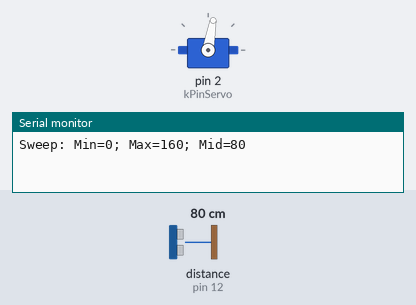
Bench run of a sketch on a simulated Arduino Uno, built with avr-gcc and run on an emulated ATmega328P. Shown: servo, the last lines printed to the serial monitor. Wiring (inferred from the names in the program): ultrasonic range finder: trigger pin 13; echo pin 12. The test bench sets the inputs (shaded band); at power-on: distance to the obstacle (sensor on pin 12) 80 cm. The echo pulse lasts 58.3 µs per cm.

Above: at 0.05 s.
At 0.8 s:
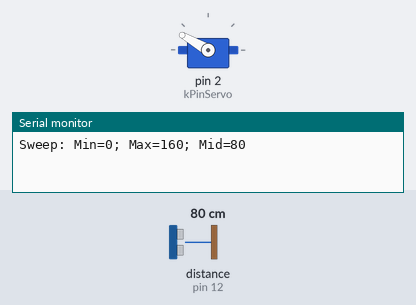
At 1.6 s:
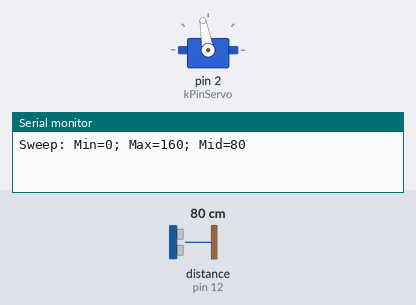
At 3.3 s:
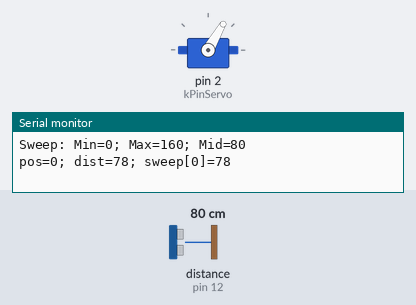
Timing chart, 0 to 7.9 s (numbered marks = the images above):
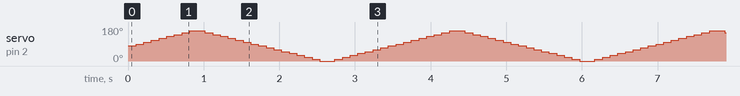

The sketch:

test_sonar.ino
```cpp
#include "cardetails.h"
#include "debug.h"
#include "delay.h"
#include "sonar.h"

CDelay        m_tDelay;
CSonar        m_tSonar;
unsigned long g_uTimeCurrent;

void
scanner()
{
	if ( m_tDelay.timesUp( g_uTimeCurrent ) )
	{
		m_tSonar.scan();
		if ( m_tSonar.isScanComplete() )
		{
			int nDist = m_tSonar.getMaxDistance();
			int nPos = m_tSonar.getMaxDistanceAngle();
			//m_tSonar.debugDumpSweep();
			DEBUG_PRINT( "pos=" );
			DEBUG_PRINT( nPos );
			DEBUG_PRINT( "; dist=" );
			DEBUG_PRINT( nDist );
			DEBUG_PRINT( "; sweep[" );
			DEBUG_PRINT( nPos );
			DEBUG_PRINT( "]=" );
			DEBUG_PRINTLN( m_tSonar.getDistanceAtAngle( nPos ) );
			// m_tSonar.debugDumpSweep();
			m_tSonar.sonarFillLow();
		}
	}
}

void
setup()
{
	Serial.begin( 9600 );
	m_tDelay.init( 100 );
	m_tSonar.init( kPinSonicTrig, kPinSonicEcho, kPinServo );
	m_tSonar.setSweepLimits( k_nServoMinSweep, k_nServoMaxSweep );
	m_tSonar.setServoMiddle();
	m_tSonar.sonarFillLow();
}

void
loop()
{
	g_uTimeCurrent = millis();
	scanner();
}
```

cardetails.h
```cpp
#ifndef H_CARDETAILS
#define H_CARDETAILS

#define CAR_MFG "LAFVIN"


//--- Pin Assignments ---------------------------
const uint8_t kPinMotorRightSpeed = 3;    // ENA gray (PWM)
const uint8_t kPinMotorRightFWD = 4;      // IN1 purple
const uint8_t kPinMotorRightREV = 5;      // IN2 blue
const uint8_t kPinMotorLeftFWD = 6;       // IN3 green
const uint8_t kPinMotorLeftREV = 7;       // IN4 yellow
const uint8_t kPinMotorLeftSpeed = 11;    // ENB orange (PWM)

const uint8_t kPinServo = 2;
const uint8_t kPinSonicEcho = 12;
const uint8_t kPinSonicTrig = 13;

const int k_nServoMaxSweep = 180 - 20;
const int k_nServoMinSweep = 0;


// range -30 to 30 (representing percentage) left is negative
const int kMotorAdjustment = -20;


#endif    // H_CARDETAILS
```

debug.h
```cpp
#ifndef H_DEBUG
#define H_DEBUG

#define _DEBUG

#if defined( _DEBUG )

#	define DEBUG_PRINT( s )   Serial.print( s )
#	define DEBUG_PRINTLN( s ) Serial.println( s )

#else

#	define DEBUG_PRINT( s )   ( 0 )
#	define DEBUG_PRINTLN( s ) ( 0 )

#endif    // _DEBUG

#endif    // H_DEBUG
```

delay.h
```cpp
#ifndef H_TIMER
#define H_TIMER


class CDelay
{
public:
	CDelay();
	CDelay( unsigned long nMilliSeconds );

public:
	void
	init( unsigned long nMilliSeconds );

	void
	newDelay( unsigned long nMilliSeconds );

	void
	reset();

	bool
	timesUp( unsigned long nCurrentTime );

protected:
	unsigned long m_nDelay;
	unsigned long m_nPreviousTime;
};


CDelay::CDelay()
		: m_nDelay( 250 )
		, m_nPreviousTime( 0 )
{}

CDelay::CDelay( unsigned long nMilliSeconds )
		: m_nDelay( nMilliSeconds )
		, m_nPreviousTime( 0 )
{}

void
CDelay::init( unsigned long nMilliSeconds )
{
	m_nDelay = nMilliSeconds;
	m_nPreviousTime = 0;
}

void
CDelay::newDelay( unsigned long nMilliSeconds )
{
	m_nDelay = nMilliSeconds;
}

void
CDelay::reset()
{
	m_nPreviousTime = 0;
}

bool
CDelay::timesUp( unsigned long nCurrentTime )
{
	if ( m_nDelay < nCurrentTime - m_nPreviousTime )
	{
		m_nPreviousTime = nCurrentTime;
		return true;
	}
	else
	{
		return false;
	}
}


#endif    // H_TIMER
```

sonar.h
```cpp
#ifndef H_SONAR
#define H_SONAR

#include "debug.h"
#include "sonic.h"
#include <Servo.h>


#define FULLSWEEP -1


/// class to abstract the combination of
/// a servo with a sonic sensor
class CSonar
{
public:
	CSonar();
	CSonar( int nSonicTrig, int nSonicEcho, int nServoPin );
	virtual ~CSonar();

public:
	void
	init( int nSonicTrig, int nSonicEcho, int nServoPin );

	void
	setSweepLimits( int nMin, int nMax );

	void
	setMiniSweepOffset( int nOffset );

	void
	setServoPosition( int nPos );

	void
	setServoMiddle();

	bool
	isServoMiddle();

	void
	scan( int nMin = -1, int nMax = -1 );

	void
	miniScan( int nMin = -1, int nMax = -1 );

	bool
	isScanComplete( int nMin = -1, int nMax = -1 );

	bool
	isMiniScanComplete( int nMin = -1, int nMax = -1 );

	void
	sonarFillLow();

	void
	sonarFillHigh();

	int
	getServoPosition();

	double
	getDistanceCm();

	int
	getAngleMid();

	uint16_t
	getDistanceAtAngle( int n );

	uint16_t
	getMaxDistance( int nMin = -1, int nMax = -1 );

	uint16_t
	getMinDistance( int nMin = -1, int nMax = -1 );

	uint16_t
	getMiniMaxDistance( int nMin = -1, int nMax = -1 );

	uint16_t
	getMiniMinDistance( int nMin = -1, int nMax = -1 );

	uint16_t
	getMaxDistanceAngle( int nMin = -1, int nMax = -1 );


	void
	debugDumpSweep();

protected:
	CSonic m_tSonic;
	Servo  m_tServo;
	int    m_nServoPos;
	int    m_nServoMin;
	int    m_nServoMax;
	int    m_nServoMid;
	int    m_nServoMiniMin;
	int    m_nServoMiniMax;
	enum SweepState
	{
		ASCEND,
		DESCEND
	} m_eSweepState;
	int      m_nSweepLow;
	int      m_nSweepHigh;
	uint16_t m_aSweep[180 + 1];
};


CSonar::CSonar()
		: m_tSonic()
		, m_tServo()
		, m_nServoPos( 0 )
		, m_nServoMin( 0 )
		, m_nServoMax( 180 )
		, m_nServoMid( 90 )
		, m_nServoMiniMin( 70 )
		, m_nServoMiniMax( 110 )
		, m_eSweepState( CSonar::ASCEND )
		, m_nSweepLow( 400 )
		, m_nSweepHigh( -1 )
{
	setSweepLimits( m_nServoMin, m_nServoMax );
	sonarFillLow();
}

CSonar::CSonar( int nSonicTrig, int nSonicEcho, int nServoPin )
		: m_tSonic()
		, m_tServo()
		, m_nServoPos( 0 )
		, m_nServoMin( 0 )
		, m_nServoMax( 180 )
		, m_nServoMid( 90 )
		, m_nServoMiniMin( 70 )
		, m_nServoMiniMax( 110 )
		, m_eSweepState( CSonar::ASCEND )
		, m_nSweepLow( 400 )
		, m_nSweepHigh( -1 )
{
	m_tSonic.init( nSonicTrig, nSonicEcho );
	m_tServo.attach( nServoPin );
	setSweepLimits( m_nServoMin, m_nServoMax );
	m_nServoPos = m_tServo.read();
	sonarFillLow();
}

CSonar::~CSonar()
{}

void
CSonar::init( int nSonicTrig, int nSonicEcho, int nServoPin )
{
	m_tSonic.init( nSonicTrig, nSonicEcho );
	m_tServo.attach( nServoPin );
}

void
CSonar::setSweepLimits( int nMin, int nMax )
{
	m_nServoMin = max( nMin, 0 );
	m_nServoMax = min( nMax, 180 );
	DEBUG_PRINT( "Sweep: Min=" );
	DEBUG_PRINT( m_nServoMin );
	DEBUG_PRINT( "; Max=" );
	DEBUG_PRINT( m_nServoMax );
	m_nServoMid = ( m_nServoMax - m_nServoMin ) / 2;
	DEBUG_PRINT( "; Mid=" );
	DEBUG_PRINTLN( m_nServoMid );
}

void
CSonar::setMiniSweepOffset( int nOffset )
{
	nOffset = min( max( nOffset, 0 ), 80 );
	m_nServoMiniMin = m_nServoMid - nOffset;
	m_nServoMiniMax = m_nServoMid + nOffset;
}

void
CSonar::setServoPosition( int nPos )
{
	// nPos = min( max( nPos, m_nServoMin ), m_nServoMax );
	m_tServo.write( nPos );
	m_nServoPos = nPos;
}

void
CSonar::setServoMiddle()
{
	setServoPosition( m_nServoMid );
}

bool
CSonar::isServoMiddle()
{
	return m_nServoMid == getServoPosition();
}

void
CSonar::scan( int nMin, int nMax )
{
	nMin = nMin < 0 ? m_nServoMin : nMin;
	nMax = nMax < 0 ? m_nServoMax : nMax;

	if ( m_nServoPos < nMin || nMax < m_nServoPos )
	{
		if ( m_nServoPos < nMin )
		{
			m_nServoPos = nMin;
			m_eSweepState = ASCEND;
		}
		else
		{
			m_nServoPos = nMax;
			m_eSweepState = DESCEND;
		}
		m_tServo.write( m_nServoPos );
		return;
	}

	// int nPos = getServoPosition();
	// if ( nPos != m_nServoPos )
	// {
	// 	setServoPosition( m_nServoPos );
	// 	// delay( 10 );
	// 	return;
	// }
	double dist = getDistanceCm();
	if ( dist < 0.0 )
		dist = m_tSonic.lastDistanceCm();
	// DEBUG_PRINT( "Scan Pos = " );
	// DEBUG_PRINT( nPos );
	// DEBUG_PRINT( "; Member = " );
	// DEBUG_PRINTLN( m_nServoPos );
	m_aSweep[m_nServoPos] = (uint16_t)dist;
	if ( ASCEND == m_eSweepState )
	{
		m_nServoPos += 10;
		if ( nMax < m_nServoPos )
		{
			m_nServoPos = nMax;
			m_nSweepHigh = nMax;
			m_eSweepState = DESCEND;
		}
	}
	else
	{
		m_nServoPos -= 10;
		if ( m_nServoPos < nMin )
		{
			m_nServoPos = nMin;
			m_nSweepLow = nMin;
			m_eSweepState = ASCEND;
		}
	}
	setServoPosition( m_nServoPos );
}

void
CSonar::miniScan( int nMin, int nMax )
{
	nMin = nMin < 0 ? m_nServoMiniMin : nMin;
	nMax = nMax < 0 ? m_nServoMiniMax : nMax;

	scan( nMin, nMax );
}


bool
CSonar::isScanComplete( int nMin, int nMax )
{
	nMin = nMin < 0 ? m_nServoMin : nMin;
	nMax = nMax < 0 ? m_nServoMax : nMax;

	if ( nMin == m_nSweepLow && nMax == m_nSweepHigh )
		return true;
	else
		return false;
}

bool
CSonar::isMiniScanComplete( int nMin, int nMax )
{
	nMin = nMin < 0 ? m_nServoMiniMin : nMin;
	nMax = nMax < 0 ? m_nServoMiniMax : nMax;

	if ( nMin == m_nSweepLow && nMax == m_nSweepHigh )
		return true;
	else
		return false;
}

void
CSonar::sonarFillLow()
{
	m_nSweepLow = 400;
	m_nSweepHigh = -1;
	int nMax = sizeof( m_aSweep ) / sizeof( m_aSweep[0] );
	for ( int i = 0; i < nMax; ++i )
		m_aSweep[i] = 0;
}

void
CSonar::sonarFillHigh()
{
	m_nSweepLow = 400;
	m_nSweepHigh = -1;
	int nMax = sizeof( m_aSweep ) / sizeof( m_aSweep[0] );
	for ( int i = 0; i < nMax; ++i )
		m_aSweep[i] = 30000;
}

int
CSonar::getServoPosition()
{
	int nPos = m_tServo.read();
	// DEBUG_PRINT( "ServoPos=" );
	// DEBUG_PRINTLN( nPos );
	return nPos;
}


double
CSonar::getDistanceCm()
{
	return m_tSonic.getDistanceCm();
}

int
CSonar::getAngleMid()
{
	return m_nServoMid;
}

uint16_t
CSonar::getDistanceAtAngle( int n )
{
	return m_aSweep[n];
}

uint16_t
CSonar::getMaxDistance( int nMin, int nMax )
{
	uint16_t nValue = 0;
	uint16_t dist = 0;

	nMin = nMin < 0 ? m_nServoMin : nMin;
	nMax = nMax < 0 ? m_nServoMax : nMax;

	for ( int i = nMin; i <= nMax; ++i )
	{
		dist = min( m_aSweep[i], 400 );
		if ( nValue < m_aSweep[i] )
			nValue = m_aSweep[i];
	}
	return nValue;
}

uint16_t
CSonar::getMiniMaxDistance( int nMin, int nMax )
{
	nMin = nMin < 0 ? m_nServoMiniMin : nMin;
	nMax = nMax < 0 ? m_nServoMiniMax : nMax;

	return getMaxDistance( nMin, nMax );
}

uint16_t
CSonar::getMinDistance( int nMin, int nMax )
{
	uint16_t nValue = 30000;
	uint16_t dist = 0;

	nMin = nMin < 0 ? m_nServoMin : nMin;
	nMax = nMax < 0 ? m_nServoMax : nMax;

	for ( int i = nMin; i <= nMax; ++i )
	{
		dist = min( m_aSweep[i], 400 );
		if ( dist < nValue )
			nValue = dist;
	}
	return nValue;
}

uint16_t
CSonar::getMiniMinDistance( int nMin, int nMax )
{
	nMin = nMin < 0 ? m_nServoMiniMin : nMin;
	nMax = nMax < 0 ? m_nServoMiniMax : nMax;

	return getMinDistance( nMin, nMax );
}


uint16_t
CSonar::getMaxDistanceAngle( int nMin, int nMax )
{
	uint16_t nDistMax = 0;
	uint16_t nDist = 0;
	int      nAngle = m_nServoMid;


	nMin = nMin < 0 ? m_nServoMin : nMin;
	nMax = nMax < 0 ? m_nServoMax : nMax;

	for ( int i = nMin; i <= nMax; ++i )
	{
		nDist = min( max( m_aSweep[i], 1 ), 400 );
		if ( nDistMax < nDist )
		{
			nDistMax = nDist;
			nAngle = i;
		}
	}
	// debugDumpSweep();
	// Serial.print( "angle=" );
	// Serial.print( nAngle );
	// Serial.print( "; dist=" );
	// Serial.println( nDistMax );
	return nAngle;
}

void
CSonar::debugDumpSweep()
{
	for ( int i = m_nServoMin; i <= m_nServoMax; i += 2 )
	{
		Serial.print( m_aSweep[i] );
		Serial.print( " " );
	}
	Serial.println( "." );
}


#endif    // H_SONAR
```

sonic.h
```cpp
//===============================================
/// @file: sonic.h
//===============================================

#ifndef H_SONIC
#define H_SONIC

// #ifdef MFG_LAFVIN
// #include <HCSR04.h>
// #endif

//-----------------------------------------------
// CSonic class
//-----------------------------------------------
class CSonic
{
public:
	CSonic();
	virtual ~CSonic();

public:
	void
	init( int nTrigger, int nEcho );

	double
	getDistanceCm();

	double
	lastDistanceCm();

protected:
	double
	CmFromMicroseconds( unsigned long duration );

	const unsigned long PULSE_TIMEOUT = 150000L;    // 100ms

	int    m_nPinTrigger;
	int    m_nPinEcho;
	double m_dLastDistance;
};


//-----------------------------------------------
// CSonic code
//-----------------------------------------------
CSonic::CSonic()
		: m_nPinTrigger( 0 )
		, m_nPinEcho( 0 )
		, m_dLastDistance( 0.0 )
{}

CSonic::~CSonic()
{}

void
CSonic::init( int nTrigger, int nEcho )
{
	m_nPinTrigger = nTrigger;
	m_nPinEcho = nEcho;

	pinMode( m_nPinTrigger, OUTPUT );
	pinMode( m_nPinEcho, INPUT );
}

double
CSonic::getDistanceCm()
{
	digitalWrite( m_nPinTrigger, LOW );
	delayMicroseconds( 2 );
	digitalWrite( m_nPinTrigger, HIGH );
	delayMicroseconds( 40 );
	digitalWrite( m_nPinTrigger, LOW );
	unsigned long uEchoTime = pulseIn( m_nPinEcho, HIGH );
	double        dDist = CmFromMicroseconds( uEchoTime );
	if ( 0.0 < dDist && dDist < 400.0 )
	{
		return dDist;
	}
	else
	{
		return -1.0;
	}
}

double
CSonic::CmFromMicroseconds( unsigned long duration )
{
	// const double kSpeedOfSound
	// 		= 0.03313 + 0.0000606 * 19.307;  // Cair
	// (331.3 + 0.606 * temperature) double dDist =
	// double( duration ) / 4.0 * kSpeedOfSound; return
	// dDist;

	double d = double( duration ) / 58.82;
	if ( 0.0 < d )
		m_dLastDistance = d;

	return m_dLastDistance;
}

double
CSonic::lastDistanceCm()
{
	return m_dLastDistance;
}

#endif    // H_SONIC
```
